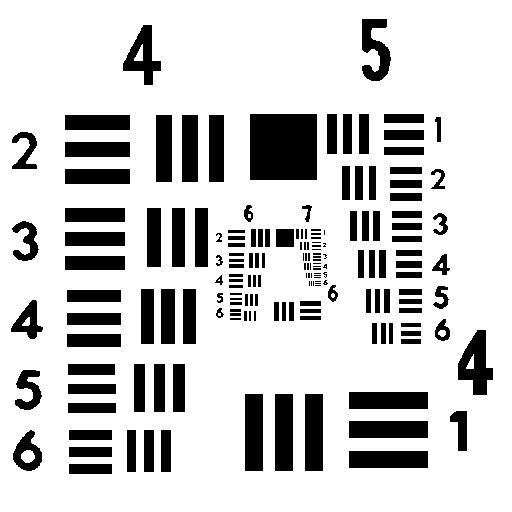
%> input picture 信息光学数字实验室/分辨率板_2.bmp, 512 x 512 px
$ octave CX6_1.m   (GNU Octave 9; MATLAB toolbox functions it lacks are replaced by stand-ins)
%> lines starting %> are read from the running program, lines starting %| are printed output that depends on the picture; in (x1, y1, x2, y2) boxes, pixels count from 0 and x2, y2 are one past the last pixel; in counts of white or black regions, pixels touching at a corner belong together; the program's own positions count from 1
Uo=imread('分辨率板_2.bmp');               %读入作为物的图像
%> Uo: size 512x512 logical; 80.4% white; 175 black regions (36 under 20 px), largest, box (x1, y1, x2, y2) and area: (250, 114, 317, 180) 4422, (245, 394, 263, 471) 1386, (275, 394, 293, 471) 1386
Uo=double(Uo (:,:,1));                     %调取第一层，转换为双精度
lamda=6328*10^(-10);k=2*pi/lamda;          %赋值波长,单位:米,波矢
D=0.01;                                    %赋值透镜的孔径,单位:米
f=0.4;                                     %赋值透镜的焦距,单位:米
figure,imshow(Uo,[])
[c,r]=size(Uo);                            %读取物面采样数
%> c = 512; r = 512
%下面计算物光传递到透镜的衍射过程
L0=0.005                                   %赋值物面的尺寸L0,单位:米
x0=linspace(-L0/2,L0/2,r);y0=linspace(-L0/2,L0/2,c); %赋值物面的坐标
%> after `x0=linspace(-L0/2,L0/2,r)`: x0 = 512 values from -0.0025 to 0.0025
%> after `y0=linspace(-L0/2,L0/2,c)`: y0 = 512 values from -0.0025 to 0.0025
[x0,y0]=meshgrid(x0,y0);
d1=1.2;                                    %物面到透镜的距离d1,单位:米
L=r*lamda*d1/L0                            %衍射光在透镜前表面上的尺寸L,单位:米
%> L = 0.0778
p=linspace(-L/2,L/2,r);q=linspace(-L/2,L/2,c); %赋值透镜前表面的坐标
%> after `p=linspace(-L/2,L/2,r)`: p = 512 values from -0.0389 to 0.0389
%> after `q=linspace(-L/2,L/2,c)`: q = 512 values from -0.0389 to 0.0389
[p,q]=meshgrid(p,q);
F00=exp(j*k*d1)/(j*lamda*d1)*exp(j*k/2/d1*(p.^2+q.^2));
Fpq=exp(j*k/2/d1*(x0.^2+y0.^2));
a= Uo.*Fpq;
FUpq=fft2(a);                              %做FFT变换
Ffpq=fftshift(FUpq);
Fufpq=F00.*Ffpq;                           %透镜前表面上的光场复振幅分布
I=Fufpq.*conj(Fufpq);                      %透镜前表面上的光强分布
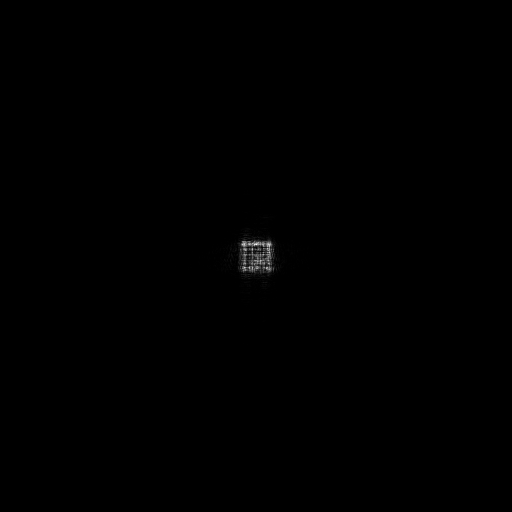
%> I: size 512x512 double; min 1.27e+09, max 2.57e+20, mean 3.65e+17; drawn with min black and max white
figure,imshow(I,[]), colormap(pink),title('透镜上的光强分布')
%> after `title('透镜上的光强分布')`:
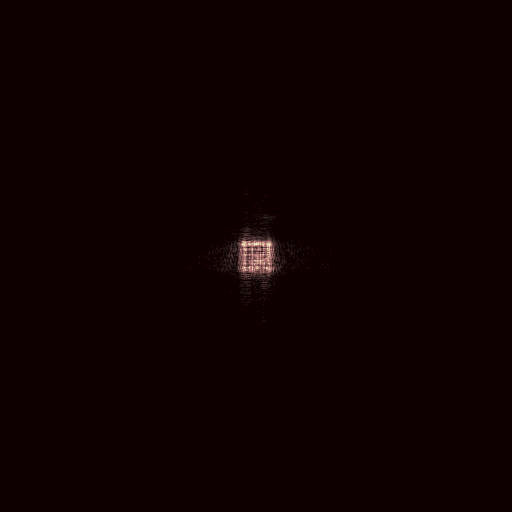
%> displayed picture: size 512x512x3, on the screen's scale of 0 to 255; mean R, G, B 15.8, 0.7, 0.7
%下面计算通过透镜后的光场
DD=round(D*r/L);                           %计算孔径对应的采样数
pxy=zeros(c,r);                            %生成孔径函数
for n=1:c
   for m=1:r
      if (n-c/2).^2+(m-r/2).^2<=(DD/2).^2;
      pxy(n,m)=1;
      end
   end
end
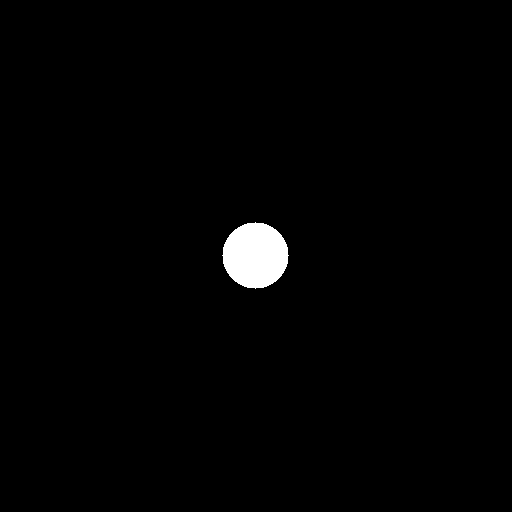
%> pxy: size 512x512 double; values 0 (black) and 1 (white), 1.3% white; 1 white region, box (x1, y1, x2, y2) and area: (222, 222, 289, 289) 3409
figure,imshow(pxy,[]);title('孔径函数')
Fufpqyp=Fufpq.*pxy.*exp(-j*k.*(p.^2+q.^2)/2/f); %计算通过透镜后的光场
%下面计算从透镜到观察面的衍射过程
d2=d1*f/(d1-f)                             %由物、像公式给出像距d2,单位:米
Lyp=r*lamda*d2/L,                          %给出观察面（像面）的尺寸,单位:米
x=linspace(-Lyp/2,Lyp/2,r);y=linspace(-Lyp/2,Lyp/2,c); %给出观察面的坐标
[x,y]=meshgrid(x,y);
F0=exp(j*k*d2)/(j*lamda*d2)*exp(j*k/2/d2*(x.^2+y.^2));
F=exp(j*k/2/d2*(p.^2+q.^2));
% 计算再现像
re_image=fft2(Fufpqyp.*F);re_image=re_image.*F0;
if Lyp<0                                   %成虚像时倒像
   re_image=flipud(re_image);re_image=fliplr(re_image);%左右、上下翻转
end
figure,imshow(re_image.*conj(re_image),[]),title('再现像')
%> after `imshow(re_image.*conj(re_image),[])`:
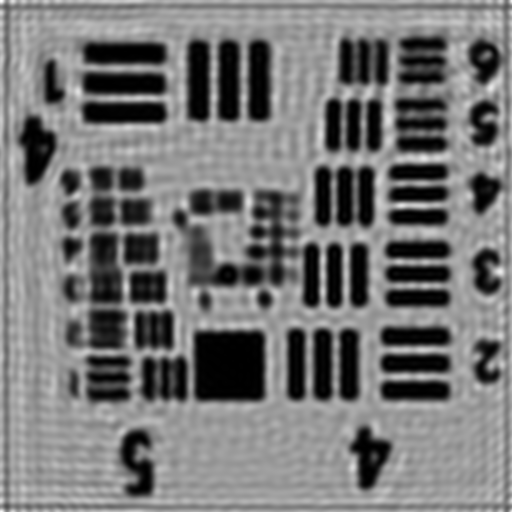
%> displayed picture: size 512x512, on the screen's scale of 0 to 255; min 0, max 255, mean 117.6

$ run again, with 信息光学数字实验室/分辨率板_1.bmp copied over 信息光学数字实验室/分辨率板_2.bmp
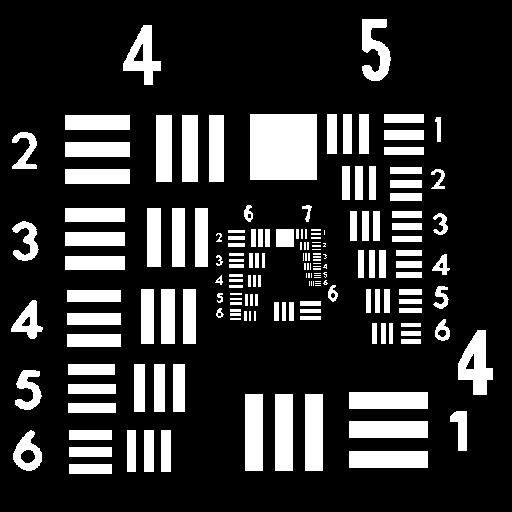
%> input picture 信息光学数字实验室/分辨率板_1.bmp, 512 x 512 px
%> `title('透镜上的光强分布')`:
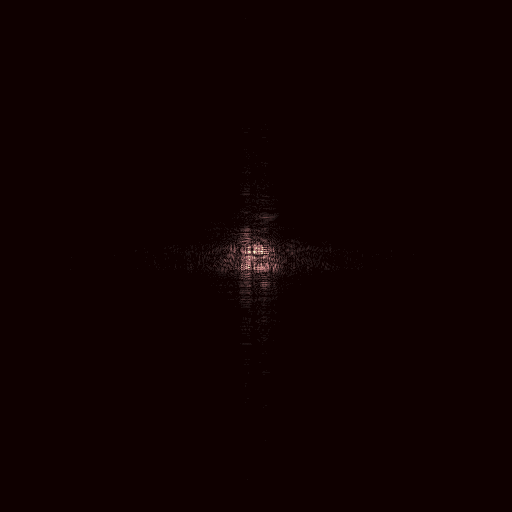
%> displayed picture: size 512x512x3, on the screen's scale of 0 to 255; mean R, G, B 15.8, 0.7, 0.7
%> `imshow(re_image.*conj(re_image),[])`:
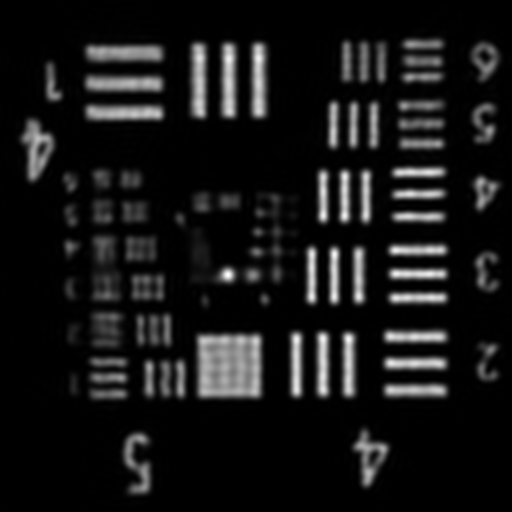
%> displayed picture: size 512x512, on the screen's scale of 0 to 255; min 0, max 255, mean 22.5
